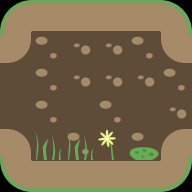

The image is a tile-based game level rendered from a .tmx file. Its description and source (layers, tilesets, objects; grid data summarised) follow:
An orthogonal 6x6 tile map with 32x32 px tiles, 2 tile layers (ground, deco).

<map version="1.0" orientation="orthogonal" renderorder="left-down" width="6" height="6" tilewidth="32" tileheight="32" nextobjectid="12">
 <tileset firstgid="1" source="tileset.tsx" />
 <layer name="ground" width="6" height="6">
  <data>[36 cells, 36 non-empty, 13 distinct tile ids]</data>
 </layer>
 <layer name="deco" width="6" height="6">
  <data>[36 cells, 4 non-empty, 3 distinct tile ids]</data>
 </layer>
</map>
